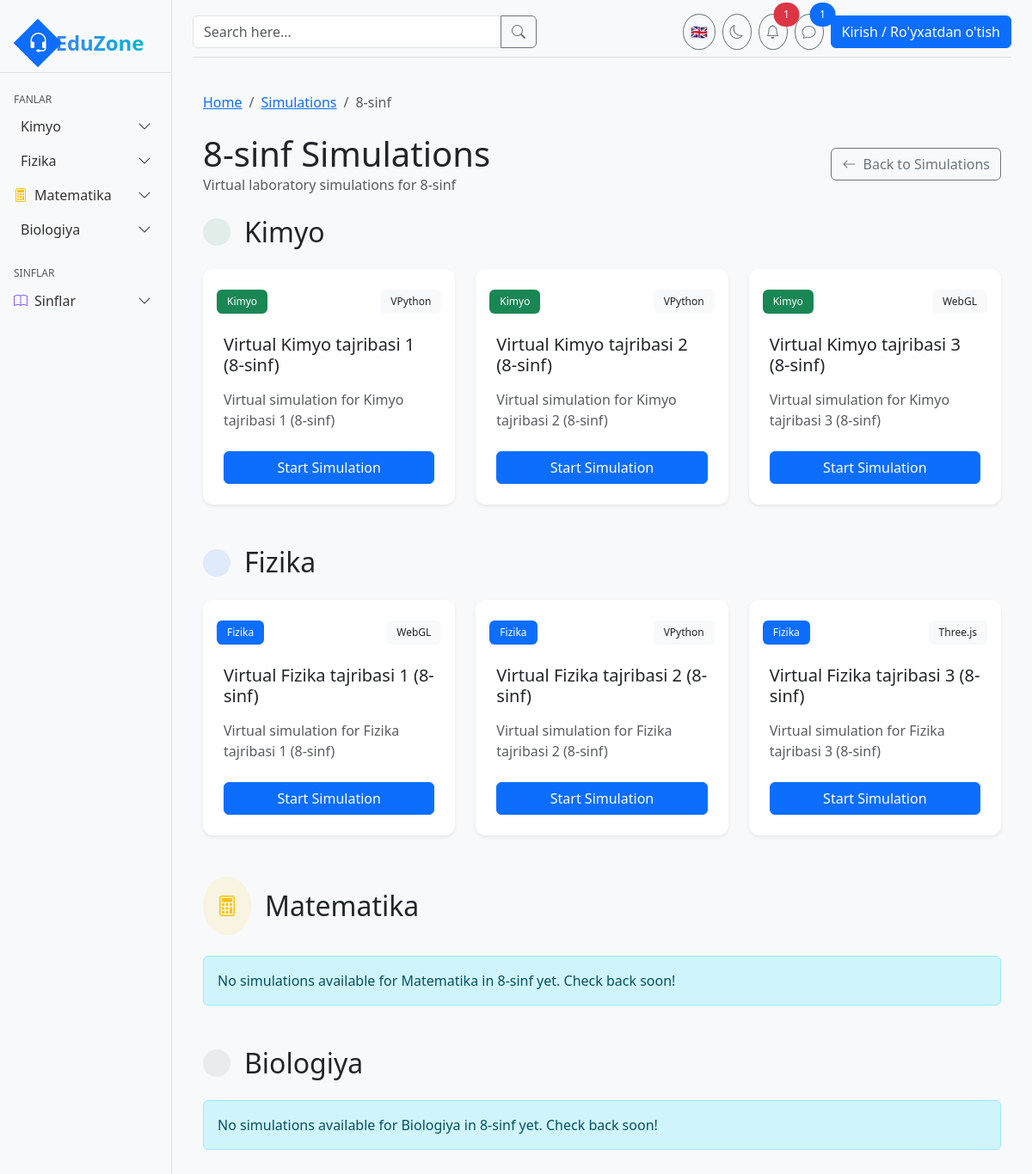
The page /api/simlab/grade/8/ on the database its author committed.
### core/models.py (models this page shows, shortened)
class Grade(models.Model):
    number = models.IntegerField(unique=True)
    description = models.TextField(blank=True)

class Subject(models.Model):
    name = models.CharField(max_length=100)
    slug = models.SlugField(unique=True)
    icon = models.CharField(max_length=50, help_text="Icon name (e.g., 'beaker', 'atom')")
    color = models.CharField(max_length=50, default="text-blue-500")
    bg_color = models.CharField(max_length=50, default="bg-blue-100")
    description = models.TextField(blank=True)

### simlab/models.py (models this page shows, shortened)
class Simulation(models.Model):
    title = models.CharField(max_length=200)
    slug = models.SlugField(unique=True)
    experiment = models.ForeignKey(Experiment, on_delete=models.CASCADE, related_name='simulations')
    simulation_type = models.ForeignKey(SimulationType, on_delete=models.CASCADE, related_name='simulations')
    description = models.TextField()
    instructions = models.TextField()
    code_js = models.TextField(blank=True, help_text="JavaScript code for the simulation")
    code_python = models.TextField(blank=True, help_text="Python code for the simulation")
    config = models.JSONField(default=dict, blank=True, help_text="Configuration parameters for the simulation")
    is_active = models.BooleanField(default=True)
    created_at = models.DateTimeField(auto_now_add=True)
    updated_at = models.DateTimeField(auto_now=True)

class SimulationType(models.Model):
    name = models.CharField(max_length=100)
    slug = models.SlugField(unique=True)
    description = models.TextField(blank=True)
    icon = models.CharField(max_length=50, default="code")

### simlab/views.py (the view)
# urls.py: path('grade/<int:grade_number>/', views.grade_simulations, name='grade_simulations'),
def grade_simulations(request, grade_number):
    grade = get_object_or_404(Grade, number=grade_number)
    subjects = Subject.objects.all()
    simulations = Simulation.objects.filter(
        experiment__grade=grade,
        is_active=True
    ).order_by('experiment__subject__name')
    simulations_by_subject = {}
    for subject in subjects:
        simulations_by_subject[subject] = simulations.filter(experiment__subject=subject)
    return render(request, 'simlab/grade_simulations.html', {
        'grade': grade,
        'subjects': subjects,
        'simulations_by_subject': simulations_by_subject,
    })

### templates/simlab/grade_simulations.html (shortened to what this page needs)
{% extends 'base.html' %}
{% load static %}
{% block content %}
<div class="container-fluid py-4">
    <nav aria-label="breadcrumb" class="mb-4">
        <ol class="breadcrumb">
            <li class="breadcrumb-item"><a href="{% url 'home' %}">Home</a></li>
            <li class="breadcrumb-item"><a href="{% url 'simlab:home' %}">Simulations</a></li>
            <li class="breadcrumb-item active" aria-current="page">{{ grade.number }}-sinf</li>
        </ol>
    </nav>
    <div class="d-flex justify-content-between align-items-center mb-4">
        <div>
            <h1 class="mb-0">{{ grade.number }}-sinf Simulations</h1>
            <p class="text-muted mb-0">Virtual laboratory simulations for {{ grade.number }}-sinf</p>
        </div>
        <a href="{% url 'simlab:home' %}" class="btn btn-outline-secondary">
            <i class="bi bi-arrow-left me-1"></i> Back to Simulations
        </a>
    </div>
    {% for subject, simulations in simulations_by_subject.items %}
    <div class="mb-5">
        <div class="d-flex align-items-center gap-3 mb-4">
            <div class="rounded-circle p-3
                {% if subject.name == 'Kimyo' %}bg-success bg-opacity-10
                {% elif subject.name == 'Fizika' %}bg-primary bg-opacity-10
                {% elif subject.name == 'Matematika' %}bg-warning bg-opacity-10
                {% else %}bg-secondary bg-opacity-10{% endif %}">
                <i class="bi bi-{{ subject.icon }}
                    {% if subject.name == 'Kimyo' %}text-success
                    {% elif subject.name == 'Fizika' %}text-primary
                    {% elif subject.name == 'Matematika' %}text-warning
                    {% else %}text-secondary{% endif %}"
                    style="font-size: 1.5rem;"></i>
            </div>
            <h2 class="mb-0">{{ subject.name }}</h2>
        </div>
        {% if simulations %}
        <div class="row g-4">
            {% for simulation in simulations %}
            <div class="col-md-6 col-lg-4">
                <div class="card h-100 border-0 shadow-sm simulation-card">
                    <div class="card-header bg-white border-0 pt-4 pb-0">
                        <div class="d-flex justify-content-between align-items-center">
                            <span class="badge
                                {% if subject.name == 'Kimyo' %}bg-success
                                {% elif subject.name == 'Fizika' %}bg-primary
                                {% elif subject.name == 'Matematika' %}bg-warning
                                {% else %}bg-secondary{% endif %}">
                                {{ subject.name }}
                            </span>
                            <span class="badge bg-light text-dark">
                                {{ simulation.simulation_type.name }}
                            </span>
                        </div>
                    </div>
                    <div class="card-body p-4">
                        <h3 class="h5 mb-3">{{ simulation.title }}</h3>
                        <p class="text-muted mb-4">{{ simulation.description|truncatechars:100 }}</p>
                        <a href="{% url 'simlab:run_simulation' simulation.slug %}" class="btn btn-primary w-100">
                            Start Simulation
                        </a>
                    </div>
                </div>
            </div>
            {% endfor %}
        </div>
        {% else %}
        <div class="alert alert-info">
            No simulations available for {{ subject.name }} in {{ grade.number }}-sinf yet. Check back soon!
        </div>
        {% endif %}
    </div>
    {% empty %}
    <div class="alert alert-info">
        No simulations available for {{ grade.number }}-sinf yet. Check back soon!
    </div>
    {% endfor %}
</div>
{% endblock %}

### static/css/style.css (style rules this page uses)
body { min-height: 100vh; background-color: #f8f9fa; }
.card { border-radius: 0.75rem; transition: transform 0.2s ease, box-shadow 0.2s ease; }
.card-header { border-top-left-radius: 0.75rem !important; border-top-right-radius: 0.75rem !important; border-bottom: 1px solid rgba(0, 0, 0, 0.05); }
.badge { padding: 0.5rem 0.75rem; font-weight: 500; }

### templates/simlab/grade_simulations.html (style rules this page uses)
.simulation-card { transition: transform 0.3s ease, box-shadow 0.3s ease; height: 100%; }

### rows shown on the page
Grade: number "8"
Subject: name "Kimyo"
Simulation: simulation_type.name "VPython", title "Virtual Kimyo tajribasi 1 (8-sinf)", description "Virtual simulation for Kimyo tajribasi 1 (8-sinf)"
Simulation: simulation_type.name "VPython", title "Virtual Kimyo tajribasi 2 (8-sinf)", description "Virtual simulation for Kimyo tajribasi 2 (8-sinf)"
Simulation: simulation_type.name "WebGL", title "Virtual Kimyo tajribasi 3 (8-sinf)", description "Virtual simulation for Kimyo tajribasi 3 (8-sinf)"
Subject: name "Fizika"
Simulation: simulation_type.name "WebGL", title "Virtual Fizika tajribasi 1 (8-sinf)", description "Virtual simulation for Fizika tajribasi 1 (8-sinf)"
Simulation: simulation_type.name "VPython", title "Virtual Fizika tajribasi 2 (8-sinf)", description "Virtual simulation for Fizika tajribasi 2 (8-sinf)"
Simulation: simulation_type.name "Three.js", title "Virtual Fizika tajribasi 3 (8-sinf)", description "Virtual simulation for Fizika tajribasi 3 (8-sinf)"
Subject: name "Matematika"
Subject: name "Biologiya"
